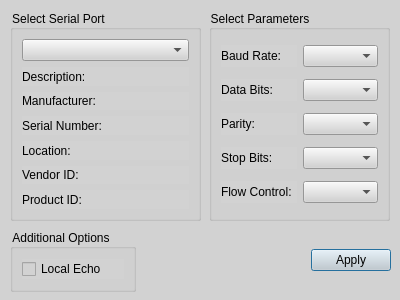
<?xml version="1.0" encoding="UTF-8"?>
<ui version="4.0">
 <class>ezservoConnectionDialog</class>
 <widget class="QDialog" name="ezservoConnectionDialog">
  <property name="geometry">
   <rect>
    <x>0</x>
    <y>0</y>
    <width>400</width>
    <height>300</height>
   </rect>
  </property>
  <property name="windowTitle">
   <string>EZServo Connection Manager</string>
  </property>
  <property name="autoFillBackground">
   <bool>false</bool>
  </property>
  <property name="styleSheet">
   <string notr="true">background-color: rgb(210, 210, 210);</string>
  </property>
  <widget class="QGroupBox" name="selectBox">
   <property name="geometry">
    <rect>
     <x>10</x>
     <y>10</y>
     <width>191</width>
     <height>211</height>
    </rect>
   </property>
   <property name="title">
    <string>Select Serial Port</string>
   </property>
   <layout class="QVBoxLayout" name="verticalLayout">
    <item>
     <widget class="QComboBox" name="serialPortInfoListBox"/>
    </item>
    <item>
     <widget class="QLabel" name="descriptionLabel">
      <property name="text">
       <string>Description:</string>
      </property>
     </widget>
    </item>
    <item>
     <widget class="QLabel" name="manufacturerLabel">
      <property name="text">
       <string>Manufacturer:</string>
      </property>
     </widget>
    </item>
    <item>
     <widget class="QLabel" name="serialNumberLabel">
      <property name="text">
       <string>Serial Number:</string>
      </property>
     </widget>
    </item>
    <item>
     <widget class="QLabel" name="locationLabel">
      <property name="text">
       <string>Location:</string>
      </property>
     </widget>
    </item>
    <item>
     <widget class="QLabel" name="vidLabel">
      <property name="text">
       <string>Vendor ID:</string>
      </property>
     </widget>
    </item>
    <item>
     <widget class="QLabel" name="pidLabel">
      <property name="text">
       <string>Product ID:</string>
      </property>
     </widget>
    </item>
   </layout>
  </widget>
  <widget class="QGroupBox" name="gridGroupBox">
   <property name="geometry">
    <rect>
     <x>209</x>
     <y>10</y>
     <width>181</width>
     <height>211</height>
    </rect>
   </property>
   <property name="title">
    <string>Select Parameters</string>
   </property>
   <layout class="QGridLayout" name="gridLayout">
    <item row="3" column="0">
     <widget class="QLabel" name="stopBitsLabel">
      <property name="text">
       <string>Stop Bits:</string>
      </property>
     </widget>
    </item>
    <item row="0" column="0">
     <widget class="QLabel" name="baudRateLabel">
      <property name="text">
       <string>Baud Rate:</string>
      </property>
     </widget>
    </item>
    <item row="1" column="0">
     <widget class="QLabel" name="dataBitsLabel">
      <property name="text">
       <string>Data Bits:</string>
      </property>
     </widget>
    </item>
    <item row="4" column="0">
     <widget class="QLabel" name="flowControlLabel">
      <property name="text">
       <string>Flow Control:</string>
      </property>
     </widget>
    </item>
    <item row="2" column="0">
     <widget class="QLabel" name="parityLabel">
      <property name="text">
       <string>Parity:</string>
      </property>
     </widget>
    </item>
    <item row="0" column="1">
     <widget class="QComboBox" name="baudRateBox"/>
    </item>
    <item row="1" column="1">
     <widget class="QComboBox" name="dataBitsBox"/>
    </item>
    <item row="2" column="1">
     <widget class="QComboBox" name="parityBox"/>
    </item>
    <item row="3" column="1">
     <widget class="QComboBox" name="stopBitsBox"/>
    </item>
    <item row="4" column="1">
     <widget class="QComboBox" name="flowControlBox"/>
    </item>
   </layout>
  </widget>
  <widget class="QWidget" name="horizontalLayoutWidget_2">
   <property name="geometry">
    <rect>
     <x>10</x>
     <y>229</y>
     <width>381</width>
     <height>63</height>
    </rect>
   </property>
   <layout class="QHBoxLayout" name="horizontalLayout_2">
    <item>
     <widget class="QGroupBox" name="additionalOptionsBox">
      <property name="title">
       <string>Additional Options</string>
      </property>
      <layout class="QVBoxLayout" name="verticalLayout_2">
       <item>
        <widget class="QCheckBox" name="localEchoCheckBox">
         <property name="text">
          <string>Local Echo</string>
         </property>
        </widget>
       </item>
      </layout>
     </widget>
    </item>
    <item>
     <layout class="QHBoxLayout" name="horizontalLayout">
      <item>
       <spacer name="horizontalSpacer">
        <property name="orientation">
         <enum>Qt::Horizontal</enum>
        </property>
        <property name="sizeHint" stdset="0">
         <size>
          <width>40</width>
          <height>20</height>
         </size>
        </property>
       </spacer>
      </item>
      <item>
       <widget class="QPushButton" name="applyButton">
        <property name="text">
         <string>Apply</string>
        </property>
       </widget>
      </item>
     </layout>
    </item>
   </layout>
  </widget>
 </widget>
 <resources/>
 <connections/>
</ui>
